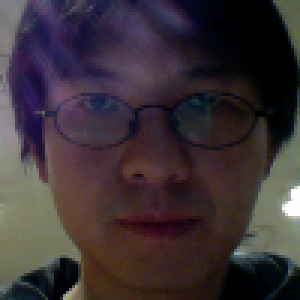
#> input picture dfr/data/raw/1392697800906/1392697804302.png, 100 x 100 px (shown 3 times larger)
$ python -i train.py   (imports and definitions only)   (Python 2 division)
#> lines starting #> are read from the running program, lines starting #| are printed output that depends on the picture
### dfr/tinyfacerec/distance.py
import numpy as np

class AbstractDistance(object):
	def __init__(self, name):
		self._name = name

	def __call__(self,p,q):
		raise NotImplementedError("Every AbstractDistance must implement the __call__ method.")

	@property
	def name(self):
		return self._name

	def __repr__(self):
		return self._name

class EuclideanDistance(AbstractDistance):

	def __init__(self):
		AbstractDistance.__init__(self,"EuclideanDistance")

	# [4 lines left out: function __call__, not called in this run]

class CosineDistance(AbstractDistance):

	def __init__(self):
		AbstractDistance.__init__(self,"CosineDistance")

	# [4 lines left out: function __call__, not called in this run]

### dfr/train.py
import sys
import os
from tinyfacerec.model import EigenfacesModel
from tinyfacerec.model import FisherfacesModel
from tinyfacerec.distance import CosineDistance
import pickle
import time
import hashlib
import requests # use firebase for an equivalent p2p hack (just to make it work first)
import json
import p2p.send_command

## genesis timestamp
genesis_ts = 1392697800000

def sha256_for_file(path, block_size=256*128, hr=False):
    sha256 = hashlib.sha256()
    with open(path,'rb') as f:
        for chunk in iter(lambda: f.read(block_size), b''):
            sha256.update(chunk)
            #if sha256.hexdigest().startswith("00"):
            #    print sha256.hexdigest()
    if hr:
        return sha256.hexdigest()
    return sha256.digest()

def imgpreprocess(filepath):
#> called with filepath = 'data/raw/1392697800906/1392697804302.png'
    import cv2
    im = cv2.imread(filepath)
#> im is the input picture: shape (100, 100, 3); mean B, G, R 54.6, 49.7, 59.9
    im = cv2.cvtColor(im, cv2.COLOR_BGR2GRAY)
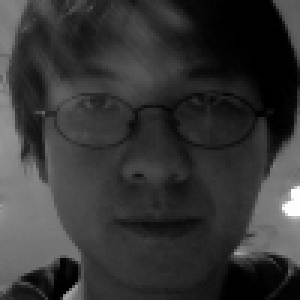
#> im: shape (100, 100) (shown 3 times larger); min 0, max 253, mean 53.3
    im = cv2.resize(im,(128, 128), interpolation = cv2.INTER_CUBIC)
#> im: shape (128, 128)
    im = cv2.equalizeHist(im)
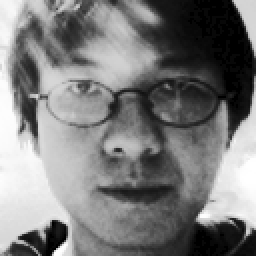
#> im: shape (128, 128) (shown 2 times larger); min 0, max 255, mean 123.7
    return im

def read_data(path, sz=None):
    X = []
    y = []
    for dirname, dirnames, filenames in os.walk(path):
        for subdirname in dirnames:
	    subject_path = os.path.join(dirname, subdirname)
	    for filename in os.listdir(subject_path):
                try:
                    if filename[-3:] =="png":
                        im = imgpreprocess(os.path.join(subject_path, filename))
                        X.append(im)
                        y.append(int(subdirname)-genesis_ts)
                except IOError:
                    print "I/O error({0}): {1}".format(errno, strerror)
                except:
                    print "Unexpected error:", sys.exc_info()[0]
                    raise
    return X,y

# [85 lines not run here, left out]

    # TODO: reward: acccurate labels (more good labels) should get more reward

>>> result = imgpreprocess('data/raw/1392697800906/1392697804302.png')

$ run again, on dfr/data/raw/1392697809180/1392697813756.png
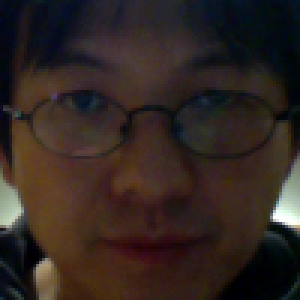
#> input picture dfr/data/raw/1392697809180/1392697813756.png, 100 x 100 px (shown 3 times larger)
#> in imgpreprocess, im is the input picture: shape (100, 100, 3); mean B, G, R 33.7, 38.1, 49.5
#> in imgpreprocess, `im = cv2.cvtColor(im, cv2.COLOR_BGR2GRAY)`:
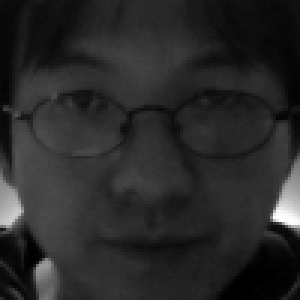
#> im: shape (100, 100) (shown 3 times larger); min 0, max 253, mean 41
#> in imgpreprocess, `im = cv2.equalizeHist(im)`:
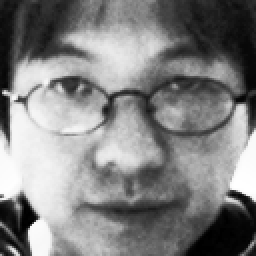
#> im: shape (128, 128) (shown 2 times larger); min 0, max 255, mean 128.7

$ run again, on dfr/data/raw/1392702540473/1392702545790.png
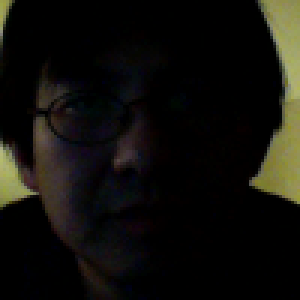
#> input picture dfr/data/raw/1392702540473/1392702545790.png, 100 x 100 px (shown 3 times larger)
#> in imgpreprocess, im is the input picture: shape (100, 100, 3); mean B, G, R 11.6, 15.9, 17
#> in imgpreprocess, `im = cv2.cvtColor(im, cv2.COLOR_BGR2GRAY)`:
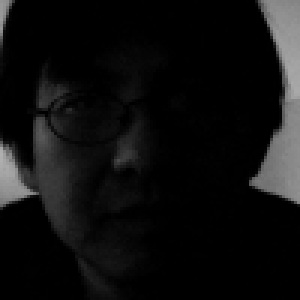
#> im: shape (100, 100) (shown 3 times larger); min 0, max 176, mean 15.8
#> in imgpreprocess, `im = cv2.equalizeHist(im)`:
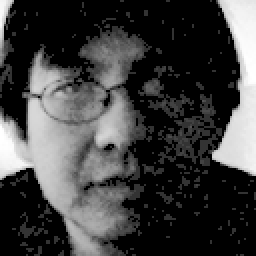
#> im: shape (128, 128) (shown 2 times larger); min 0, max 255, mean 64
